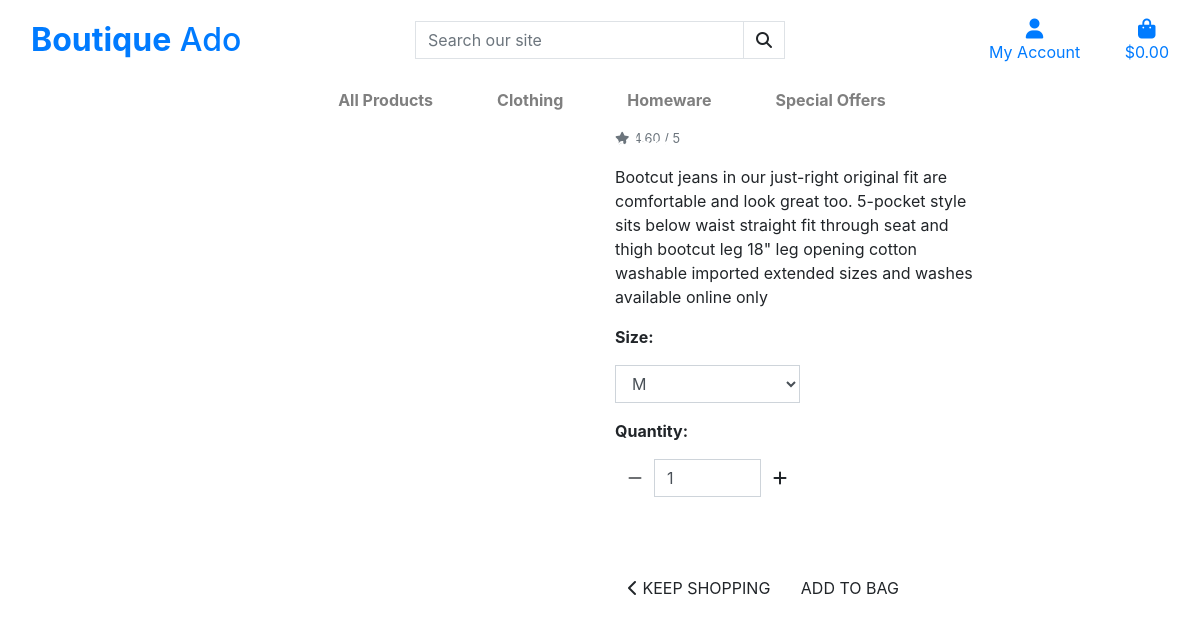
/products/1, run on the app's committed database.
### products/models.py (models this page shows, shortened)
class Product(models.Model):
    category = models.ForeignKey('Category', null=True, blank=True, on_delete=models.SET_NULL)
    sku = models.CharField(max_length=254, null=True, blank=True)
    name = models.CharField(max_length=254)
    description = models.TextField()
    has_sizes = models.BooleanField(default=False, null=True, blank=True)
    price = models.DecimalField(max_digits=6, decimal_places=2)
    rating = models.DecimalField(max_digits=6, decimal_places=2, null=True, blank=True)
    image_url = models.URLField(max_length=1024, null=True, blank=True)
    image = models.ImageField(null=True, blank=True)

### products/views.py (the view)
# urls.py: path('<product_id>', views.product_detail, name='product_detail'),
def product_detail(request, product_id):
    product = get_object_or_404(Product, pk=product_id)
    context = {
        'product': product,  # The product object to display
    }
    return render(request, 'products/product_detail.html', context)

### bag/contexts.py (called while the page is built, shortened)
def bag_contents(request):
    bag_items = []
    total = 0
    product_count = 0
    bag = request.session.get('bag', {})
    if total < settings.FREE_DELIVERY_THRESHOLD:
        delivery = total * Decimal(settings.STANDARD_DELIVERY_PERCENTAGE / 100)
        free_delivery_delta = settings.FREE_DELIVERY_THRESHOLD - total
    else:
        delivery = 0
        free_delivery_delta = 0
    grand_total = delivery + total
    context = {
        'bag_items': bag_items,
        'total': total,
        'product_count': product_count,
        'delivery': delivery,
        'free_delivery_delta': free_delivery_delta,
        'free_delivery_threshold': settings.FREE_DELIVERY_THRESHOLD,
        'grand_total': grand_total,
    }
    return context

### products/templates/products/product_detail.html (shortened to what this page needs)
{% extends "base.html" %}
{% load static %}
{% block content %}
    <div class="container-fluid">
        <div class="row">
            <div class="col-12 col-md-6 col-lg-4 offset-lg-2">
                <div class="image-container my-5">
                    {% if product.image %}
                        <a href="{{ product.image.url }}" target="_blank">
                        </a>
                        {% else %}
                        <a href="">
                            <img class="card-img-top img-fluid" src="{{ MEDIA_URL }}noimage.png" alt="{{ product.name }}">
                        </a>
                    {% endif %}
                </div>
            </div>
            <div class="col-12 col-md-6 col-lg-4">
                <div class="product-details-container mb-5 mt-md-5">
                    <p class="mb-0">{{ product.name }}</p>
                    <p class="lead mb-0 text-left font-weight-bold">${{ product.price }}</p>
                    {% if product.category %}
                    <p class="small mt-1 mb-0">
                        <a class="text-muted" href="{% url 'products' %}?category={{ product.category.name }}">
                        </a>
                    </p>
                    {% endif %}
                    {% if product.rating %}
                        <small class="text-muted"><i class="fas fa-star mr-1"></i>{{ product.rating }} / 5</small>
                    {% else %}
                        <small class="text-muted">No Rating</small>
                    {% endif %}
                    <p class="mt-3">{{ product.description }}</p>
                    <form class="form" action="{% url 'add_to_bag' product.id %}" method="POST">
                        <div class="form-row">
                            {% with product.has_sizes as s %}
                            {% if s %}
                                <div class="col-12">
                                    <p><strong>Size:</strong></p>
                                    <select class="form-control rounded-0 w-50" name="product_size" id='id_product_size'>
                                        <option value="m" selected>M</option>
                                    </select>
                                </div>
                            {% endif %}
                            <div class="col-12">
                                <p class="mt-3"><strong>Quantity:</strong></p>
                                <div class="form-group w-50">
                                    <div class="input-group">
                                        <div class="input-group-prepend">
                                            <button class="decrement-qty btn btn-black rounded-0"
                                                data-item_id="{{ product.id }}" id="decrement-qty_{{ product.id }}">
                                                <span class="icon">
                                                    <i class="fas fa-minus"></i>
                                                </span>
                                            </button>
                                        </div>
                                        <input class="form-control qty_input" type="number"
                                            name="quantity" value="1" min="1" max="99"
                                            data-item_id="{{ product.id }}"
                                            id="id_qty_{{ product.id }}">
                                        <div class="input-group-append">
                                            <button class="increment-qty btn btn-black rounded-0"
                                                data-item_id="{{ product.id }}" id="increment-qty_{{ product.id }}">
                                                <span class="icon">
                                                    <i class="fas fa-plus"></i>
                                                </span>
                                            </button>
                                        </div>
                                    </div>
                                </div>
                            </div>
                            <div class="col{% if s %}-12 mt-2{% endif %}">
                                <a href="{% url 'products' %}" class="btn btn-outline-black rounded-0 mt-5">
                                    <span class="icon">
                                        <i class="fas fa-chevron-left"></i>
                                    </span>
                                    <span class="text-uppercase">Keep Shopping</span>
                                </a>
                                <input type="submit" class="btn btn-black rounded-0 text-uppercase mt-5" value="Add to Bag">
                            </div>
                            {% endwith %}
                        </div>
                    </form>
                </div>
            </div>
        </div>
    </div>
{% endblock %}

### templates/base.html (shortened to what this page needs)
{% load static %}
<!doctype html>
<html lang="en">
  <head>
    {% block corecss %}
        <link rel="stylesheet" href="https://stackpath.bootstrapcdn.com/bootstrap/4.4.1/css/bootstrap.min.css">
        <link rel="stylesheet" href="{% static 'css/base.css' %}">
    {% endblock %}
  </head>
  <body>
    <header class="container-fluid fixed-top">
        <div id="topnav" class="row bg-white pt-lg-2 d-none d-lg-flex">
            <div class="col-12 col-lg-4 my-auto py-1 py-lg-0 text-center text-lg-left">
                <a href="{% url 'home' %}" class="nav-link main-logo-link">
                    <h2 class="logo-font text-black my-0"><strong>Boutique</strong> Ado</h2>
                </a>
            </div>
            <div class="col-12 col-lg-4 my-auto py-1 py-lg-0">
                <form method="GET" action="{% url 'products' %}">
                    <div class="input-group w-100">
                        <input class="form-control border border-black rounded-0" type="text" name="q" placeholder="Search our site">
                        <div class="input-group-append">
                            <button class="form-control btn btn-black border border-black rounded-0" type="submit">
                                <span class="icon">
                                    <i class="fas fa-search"></i>
                                </span>
                            </button>
                        </div>
                    </div>
                </form>
            </div>
            <div class="col-12 col-lg-4 my-auto py-1 py-lg-0">
                <ul class="list-inline list-unstyled text-center text-lg-right my-0">
                    <li class="list-inline-item dropdown">
                        <a class="text-black nav-link" href="#" id="user-options" data-toggle="dropdown" aria-haspopup="true" aria-expanded="false">
                            <div class="text-center">
                                <div><i class="fas fa-user fa-lg"></i></div>
                                <p class="my-0">My Account</p>
                            </div>
                        </a>
                    </li>
                    <li class="list-inline-item">
                        <a class="{% if grand_total %}text-info font-weight-bold{% else %}text-black{% endif %} nav-link" href="{% url 'view_bag' %}">
                            <div class="text-center">
                                <div><i class="fas fa-shopping-bag fa-lg"></i></div>
                                <p class="my-0">
                                    {% if grand_total %}
                                        ${{ grand_total|floatformat:2 }}
                                    {% else %}
                                        $0.00
                                    {% endif %}
                                </p>
                            </div>
                        </a>
                    </li>
                </ul>
            </div>
        </div>
        <div class="row bg-white">
            <nav class="navbar navbar-expand-lg navbar-light w-100">
                {% include 'includes/main-nav.html' %}
            </nav>
        </div>
        <div id="delivery-banner" class="row text-center">
            <div class="col bg-black text-white">
                <h4 class="logo-font my-1">Free delivery on orders over ${{ free_delivery_threshold }}!</h4>
            </div>
        </div>
    </header>
    {% block content %}
    {% endblock %}
  </body>
</html>

### templates/includes/main-nav.html (shortened to what this page needs)
<div class="collapse navbar-collapse" id="main-nav">
    <ul class="navbar-nav w-auto mx-auto">
        <li class="nav-item dropdown">
            <a class="logo-font font-weight-bold nav-link text-black mr-5" href="#" id="all-products-link" data-toggle="dropdown" aria-haspopup="true" aria-expanded="false">
                All Products
            </a>
        </li>
        <li class="nav-item dropdown">
            <a class="logo-font font-weight-bold nav-link text-black mr-5" href="#" id="clothing-link" data-toggle="dropdown" aria-haspopup="true" aria-expanded="false">
                Clothing
            </a>
        </li>
        <li class="nav-item dropdown">
            <a class="logo-font font-weight-bold nav-link text-black mr-5" href="#" id="homeware-link" data-toggle="dropdown" aria-haspopup="true" aria-expanded="false">
                Homeware
            </a>
        </li>
        <li class="nav-item dropdown">
            <a class="logo-font font-weight-bold nav-link text-black" href="#" id="specials-link" data-toggle="dropdown" aria-haspopup="true" aria-expanded="false">
                Special Offers
            </a>
        </li>
    </ul>
</div>

### static/css/base.css (style rules this page uses)
select, select option { color: #000000; }

### data on the page
Product: rating "4.60", description "Bootcut jeans in our just-right original fit are comfortable and look great too. 5-pocket style sits below waist straight fit through seat and thigh bootcut leg 18\" leg opening cotton washable imported extended sizes and washes available online only", quantity "1"
